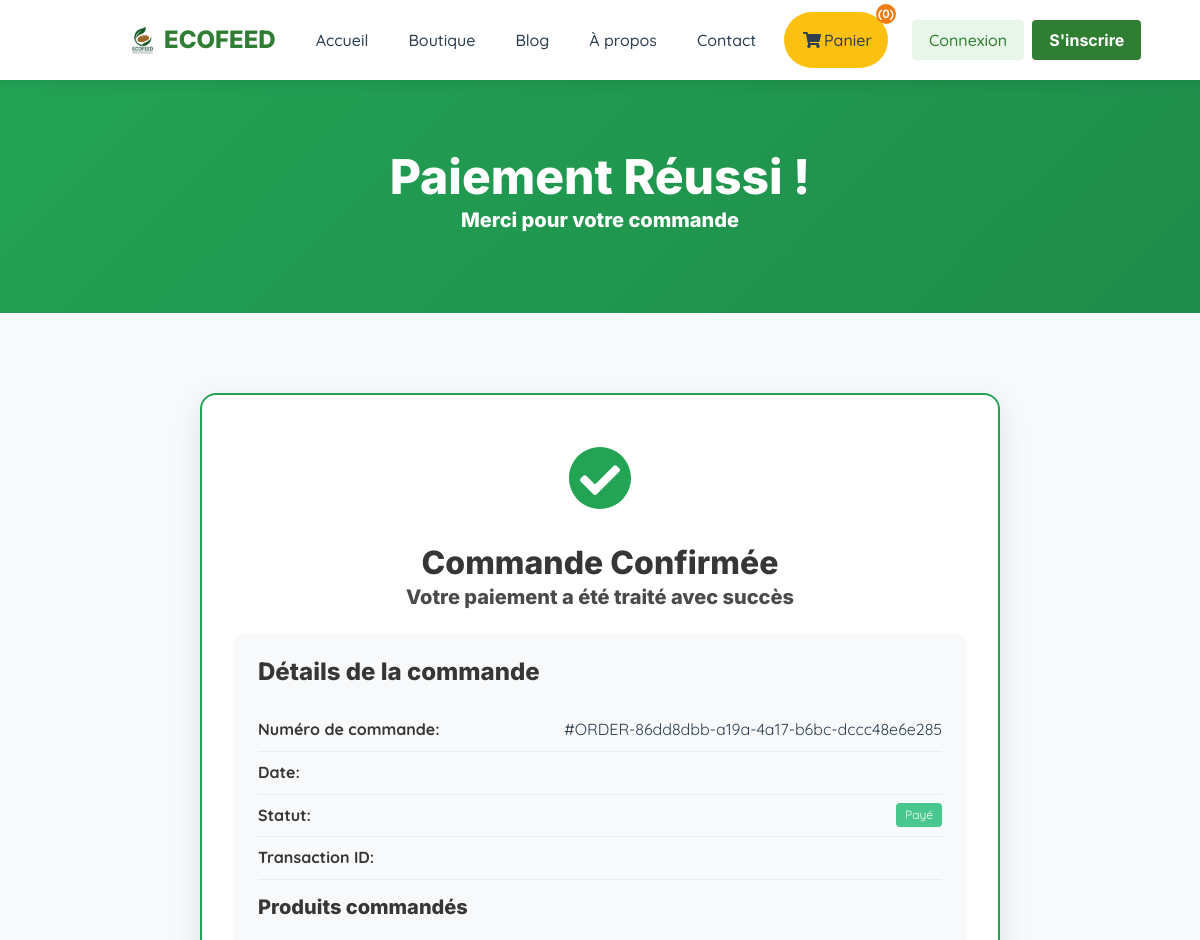
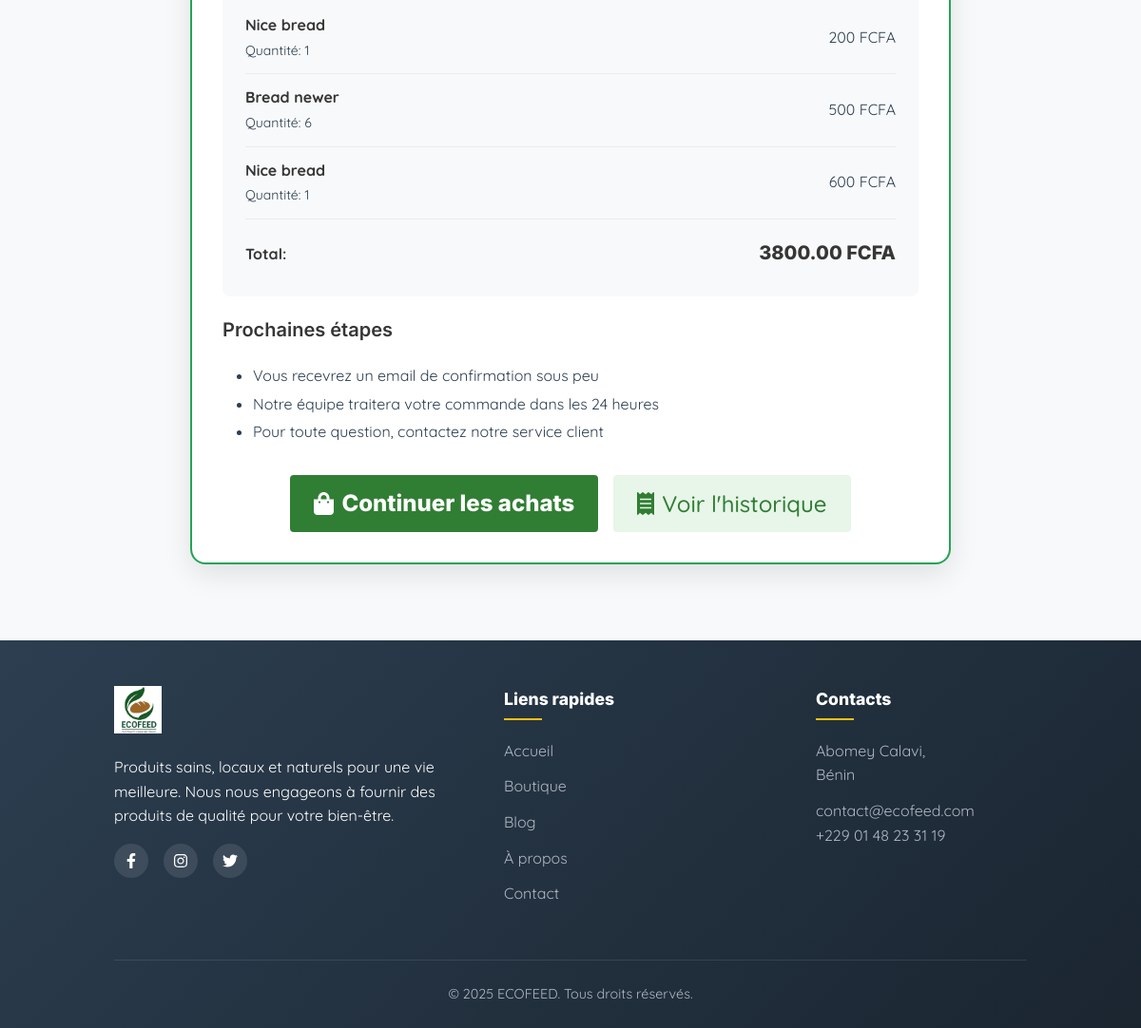
The app's page /order/confirmation/8/ with its own data (2 pictures, top to bottom).
### products/models.py (models this page shows, shortened)
class Order(models.Model):
    STATUS_CHOICES = [
        ('pending', 'En attente'),       # Order created, not paid
        ('processing', 'En cours'),      # Payment verification in progress
        ('paid', 'Payé'),                # Payment successful
        ('shipped', 'Expédié'),          # Order shipped
        ('delivered', 'Livré'),          # Order delivered
        ('cancelled', 'Annulé'),         # Order cancelled
    ]
    ordered_by = models.ForeignKey(User, on_delete=models.CASCADE)
    products = models.ManyToManyField(Product, through='OrderProduct')
    total_price = models.DecimalField(max_digits=10, decimal_places=2)
    currency = models.CharField(max_length=100, default="FCFA")
    ordered_at = models.DateTimeField(auto_now_add=True)
    status = models.CharField(max_length=20, choices=STATUS_CHOICES, default='pending')
    internal_transaction_id = models.CharField(
        max_length=100,
        unique=True,
        blank=False,
        null=False,
        db_index=True
    )

class OrderProduct(models.Model):
    order = models.ForeignKey('Order', on_delete=models.CASCADE, related_name='order_products')  # Add related_name here
    product = models.ForeignKey(Product, on_delete=models.CASCADE)
    quantity = models.PositiveIntegerField(default=1)

class Product(models.Model):
    name = models.CharField(max_length=255)
    added_by = models.ForeignKey(User, on_delete=models.CASCADE, related_name='products')
    description = models.TextField()
    price = models.DecimalField(max_digits=10, decimal_places=0)
    available = models.PositiveIntegerField(default=0)
    currency = models.CharField(max_length=100, default="FCFA")
    image = models.ImageField(upload_to='products/')
    created_at = models.DateTimeField(auto_now_add=True)
    is_active = models.BooleanField(default=True)

### products/views.py (the view)
# urls.py: path('order/confirmation/<int:order_id>/', views.order_confirmation, name='order_confirmation'),
def order_confirmation(request, order_id):
    order = get_object_or_404(Order, id=order_id)
    if request.user.is_authenticated and order.ordered_by != request.user:
        messages.error(request, "Vous n'avez pas accès à cette commande.")
        return redirect('products')
    order_products = order.order_products.all()
    context = {
        'order': order,
        'is_admin': request.user.is_authenticated and request.user.is_admin(),
        'order_products': order_products,
    }
    return render(request, 'products/order_confirmation.html', context)

### products/templates/products/order_confirmation.html (shortened to what this page needs)
{% extends 'base.html' %}
{% load static %}
{% block content %}
<section class="confirmation-hero">
    <div class="container">
        <h1 class="title is-1 has-text-white">Paiement Réussi !</h1>
        <p class="subtitle has-text-white">Merci pour votre commande</p>
    </div>
</section>
<section class="section">
    <div class="container">
        <div class="confirmation-card">
            <div class="has-text-centered">
                <div class="success-icon">
                    <i class="fas fa-check-circle"></i>
                </div>
                <h2 class="title is-3">Commande Confirmée</h2>
                <p class="subtitle is-5">Votre paiement a été traité avec succès</p>
            </div>
            <div class="order-details">
                <h3 class="title is-4">Détails de la commande</h3>
                <div class="detail-row">
                    <strong>Numéro de commande:</strong>
                    <span>#{{ order.internal_transaction_id }}</span>
                </div>
                <div class="detail-row">
                    <strong>Date:</strong>
                </div>
                <div class="detail-row">
                    <strong>Statut:</strong>
                    <span class="tag is-success">{{ order.get_status_display }}</span>
                </div>
                <div class="detail-row">
                    <strong>Transaction ID:</strong>
                </div>
                <div class="product-list">
                    <h4 class="title is-5">Produits commandés</h4>
                    {% for order_product in order_products %}
                    <div class="product-item">
                        <div>
                            <strong>{{ order_product.product.name }}</strong>
                            <br>
                            <small>Quantité: {{ order_product.quantity }}</small>
                        </div>
                        <div>
                            {{ order_product.product.price }} {{ order_product.product.currency }}
                        </div>
                    </div>
                    {% endfor %}
                </div>
                <div class="detail-row">
                    <strong>Total:</strong>
                    <strong class="title is-5">{{ order.total_price }} {{ order.currency }}</strong>
                </div>
            </div>
            <div class="content">
                <h4 class="title is-5">Prochaines étapes</h4>
                <ul>
                    <li>Vous recevrez un email de confirmation sous peu</li>
                    <li>Notre équipe traitera votre commande dans les 24 heures</li>
                    <li>Pour toute question, contactez notre service client</li>
                </ul>
            </div>
            <div class="actions">
                <a href="{% url 'products' %}" class="button is-primary is-large">
                    <i class="fas fa-shopping-bag mr-2"></i>
                    Continuer les achats
                </a>
                <a href="{% url 'payment_history' %}" class="button is-light is-large">
                    <i class="fas fa-receipt mr-2"></i>
                    Voir l'historique
                </a>
            </div>
        </div>
    </div>
</section>
{% endblock %}

### products/templates/products/order_confirmation.html (style rules this page uses)
.confirmation-hero { background: linear-gradient(135deg, #23a455 0%, #1e8c4a 100%); color: white; padding: 80px 0; text-align: center; margin-top: -70px; padding-top: 150px; }
.confirmation-card { background: white; border-radius: 16px; box-shadow: 0 10px 30px rgba(0,0,0,0.1); padding: 2rem; margin: 2rem auto; max-width: 800px; border: 2px solid #23a455; }
.success-icon { font-size: 4rem; color: #23a455; margin-bottom: 1rem; }
.order-details { background: #f8f9fa; border-radius: 8px; padding: 1.5rem; margin: 1.5rem 0; }
.detail-row { display: flex; justify-content: space-between; padding: 0.5rem 0; border-bottom: 1px solid #e9ecef; }
.detail-row:last-child { border-bottom: none; }
.product-list { margin: 1rem 0; }
.product-item { display: flex; justify-content: space-between; align-items: center; padding: 0.75rem 0; border-bottom: 1px solid #e9ecef; }
.actions { display: flex; gap: 1rem; justify-content: center; margin-top: 2rem; }

### templates/base.html (style rules this page uses)
:root { --primary-green: #307E33; --primary-yellow: #FCC110; --primary-orange: #EF7D12; --primary-green-dark: #2a6d2d; --primary-green-light: #e8f5e9; --dark: #2c3e50; --light: #f8f9fa; --gray: #6c757d; --border: #e9ecef; --shadow: 0 4px 12px rgba(0, 0, 0, 0.08); }
body { font-family: 'Quicksand', 'Segoe UI', Roboto, sans-serif; font-weight: 400; background-color: var(--light); color: var(--dark); padding-top: 70px; line-height: 1.6; }
h1, h2, h3, h4, h5, h6, .title, .subtitle, .navbar-modern .navbar-brand .logo, .footer-title { font-family: 'Inter', sans-serif; font-weight: 800; }
.button.is-primary { background-color: var(--primary-green); border-color: transparent; color: white; font-family: 'Inter', sans-serif; font-weight: 800; }
.button.is-light { background-color: var(--primary-green-light); color: var(--primary-green); font-family: 'Quicksand', sans-serif; font-weight: 500; }

### records on screen
Order: internal_transaction_id "ORDER-86dd8dbb-a19a-4a17-b6bc-dccc48e6e285", status "Payé", total_price "3800.00", currency "FCFA"
OrderProduct: product.name "Nice bread", quantity "1", product.price "200", product.currency "FCFA"
OrderProduct: product.name "Bread newer", quantity "6", product.price "500", product.currency "FCFA"
OrderProduct: product.name "Nice bread", quantity "1", product.price "600", product.currency "FCFA"

### other values on screen
{{ request.session.cart|length|default:"0" }} "0"
